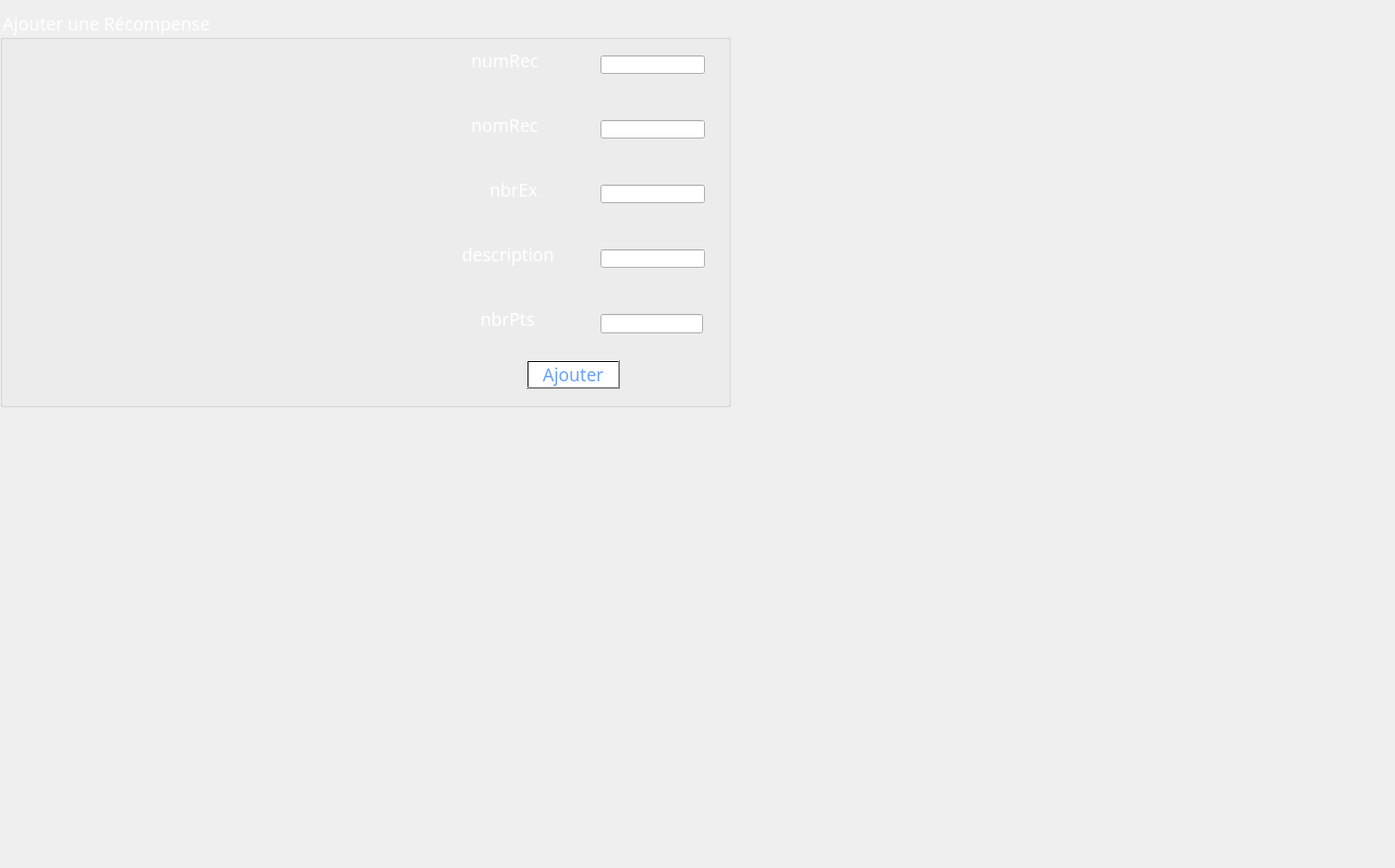
      <widget class="QWidget" name="ajouterRecompense">
       <attribute name="title">
        <string>Ajouter</string>
       </attribute>
       <widget class="QGroupBox" name="ajouterRecompense_2">
        <property name="geometry">
         <rect>
          <x>0</x>
          <y>10</y>
          <width>791</width>
          <height>431</height>
         </rect>
        </property>
        <property name="font">
         <font>
          <family>Rockwell</family>
          <pointsize>14</pointsize>
          <weight>50</weight>
          <italic>false</italic>
          <bold>false</bold>
         </font>
        </property>
        <property name="styleSheet">
         <string notr="true">color:rgb(255, 255, 255);
</string>
        </property>
        <property name="title">
         <string>Ajouter une Récompense</string>
        </property>
        <property name="flat">
         <bool>false</bool>
        </property>
        <property name="checkable">
         <bool>false</bool>
        </property>
        <widget class="QLabel" name="nbrPts_label_2">
         <property name="geometry">
          <rect>
           <x>520</x>
           <y>320</y>
           <width>111</width>
           <height>31</height>
          </rect>
         </property>
         <property name="font">
          <font>
           <family>Rockwell</family>
           <pointsize>14</pointsize>
           <weight>50</weight>
           <italic>false</italic>
           <bold>false</bold>
          </font>
         </property>
         <property name="text">
          <string>nbrPts</string>
         </property>
        </widget>
        <widget class="QLabel" name="numRec_label">
         <property name="geometry">
          <rect>
           <x>510</x>
           <y>40</y>
           <width>111</width>
           <height>31</height>
          </rect>
         </property>
         <property name="font">
          <font>
           <family>Rockwell</family>
           <pointsize>14</pointsize>
           <weight>50</weight>
           <italic>false</italic>
           <bold>false</bold>
          </font>
         </property>
         <property name="text">
          <string>numRec</string>
         </property>
        </widget>
        <widget class="QLabel" name="nbrEx_label">
         <property name="geometry">
          <rect>
           <x>530</x>
           <y>180</y>
           <width>91</width>
           <height>31</height>
          </rect>
         </property>
         <property name="font">
          <font>
           <family>Rockwell</family>
           <pointsize>14</pointsize>
           <weight>50</weight>
           <italic>false</italic>
           <bold>false</bold>
          </font>
         </property>
         <property name="text">
          <string>nbrEx</string>
         </property>
        </widget>
        <widget class="QLabel" name="nomRec_label">
         <property name="geometry">
          <rect>
           <x>510</x>
           <y>110</y>
           <width>111</width>
           <height>31</height>
          </rect>
         </property>
         <property name="font">
          <font>
           <family>Rockwell</family>
           <pointsize>14</pointsize>
           <weight>50</weight>
           <italic>false</italic>
           <bold>false</bold>
          </font>
         </property>
         <property name="text">
          <string>nomRec</string>
         </property>
        </widget>
        <widget class="QLabel" name="description_label">
         <property name="geometry">
          <rect>
           <x>500</x>
           <y>250</y>
           <width>131</width>
           <height>31</height>
          </rect>
         </property>
         <property name="font">
          <font>
           <family>Rockwell</family>
           <pointsize>14</pointsize>
           <weight>50</weight>
           <italic>false</italic>
           <bold>false</bold>
          </font>
         </property>
         <property name="text">
          <string>description</string>
         </property>
        </widget>
        <widget class="QLineEdit" name="numRec_3">
         <property name="geometry">
          <rect>
           <x>650</x>
           <y>50</y>
           <width>113</width>
           <height>20</height>
          </rect>
         </property>
        </widget>
        <widget class="QLineEdit" name="type">
         <property name="geometry">
          <rect>
           <x>650</x>
           <y>120</y>
           <width>113</width>
           <height>20</height>
          </rect>
         </property>
        </widget>
        <widget class="QLineEdit" name="nbrEx">
         <property name="geometry">
          <rect>
           <x>650</x>
           <y>190</y>
           <width>113</width>
           <height>20</height>
          </rect>
         </property>
        </widget>
        <widget class="QLineEdit" name="nbrPts_3">
         <property name="geometry">
          <rect>
           <x>650</x>
           <y>330</y>
           <width>111</width>
           <height>21</height>
          </rect>
         </property>
        </widget>
        <widget class="QLineEdit" name="description">
         <property name="geometry">
          <rect>
           <x>650</x>
           <y>260</y>
           <width>113</width>
           <height>20</height>
          </rect>
         </property>
        </widget>
        <widget class="QPushButton" name="ajouterRec_2">
         <property name="geometry">
          <rect>
           <x>570</x>
           <y>380</y>
           <width>101</width>
           <height>31</height>
          </rect>
         </property>
         <property name="font">
          <font>
           <family>Rockwell</family>
           <pointsize>14</pointsize>
           <weight>50</weight>
           <italic>false</italic>
           <bold>false</bold>
          </font>
         </property>
         <property name="styleSheet">
          <string notr="true">background-color: qlineargradient(spread:pad, x1:1, y1:0, x2:1, y2:0, stop:0.919598 rgba(255, 255, 255), stop:0.98 rgba(0, 0, 0, 255), stop:1 rgba(235, 148, 61, 255));
color:rgb(103, 161, 255);
</string>
         </property>
         <property name="text">
          <string>Ajouter</string>
         </property>
        </widget>
       </widget>
       <widget class="QLabel" name="label_photo_16">
        <property name="geometry">
         <rect>
          <x>-80</x>
          <y>-20</y>
          <width>1501</width>
          <height>931</height>
         </rect>
        </property>
        <property name="text">
         <string/>
        </property>
        <property name="pixmap">
         <pixmap>../imagesQT/mailingback.jpg</pixmap>
        </property>
       </widget>
       <widget class="QLabel" name="label_39">
        <property name="geometry">
         <rect>
          <x>-160</x>
          <y>-60</y>
          <width>951</width>
          <height>531</height>
         </rect>
        </property>
        <property name="styleSheet">
         <string notr="true">background:url(:/7.jpg)</string>
        </property>
        <property name="text">
         <string/>
        </property>
       </widget>
       <zorder>label_39</zorder>
       <zorder>label_photo_16</zorder>
       <zorder>ajouterRecompense_2</zorder>
      </widget>
